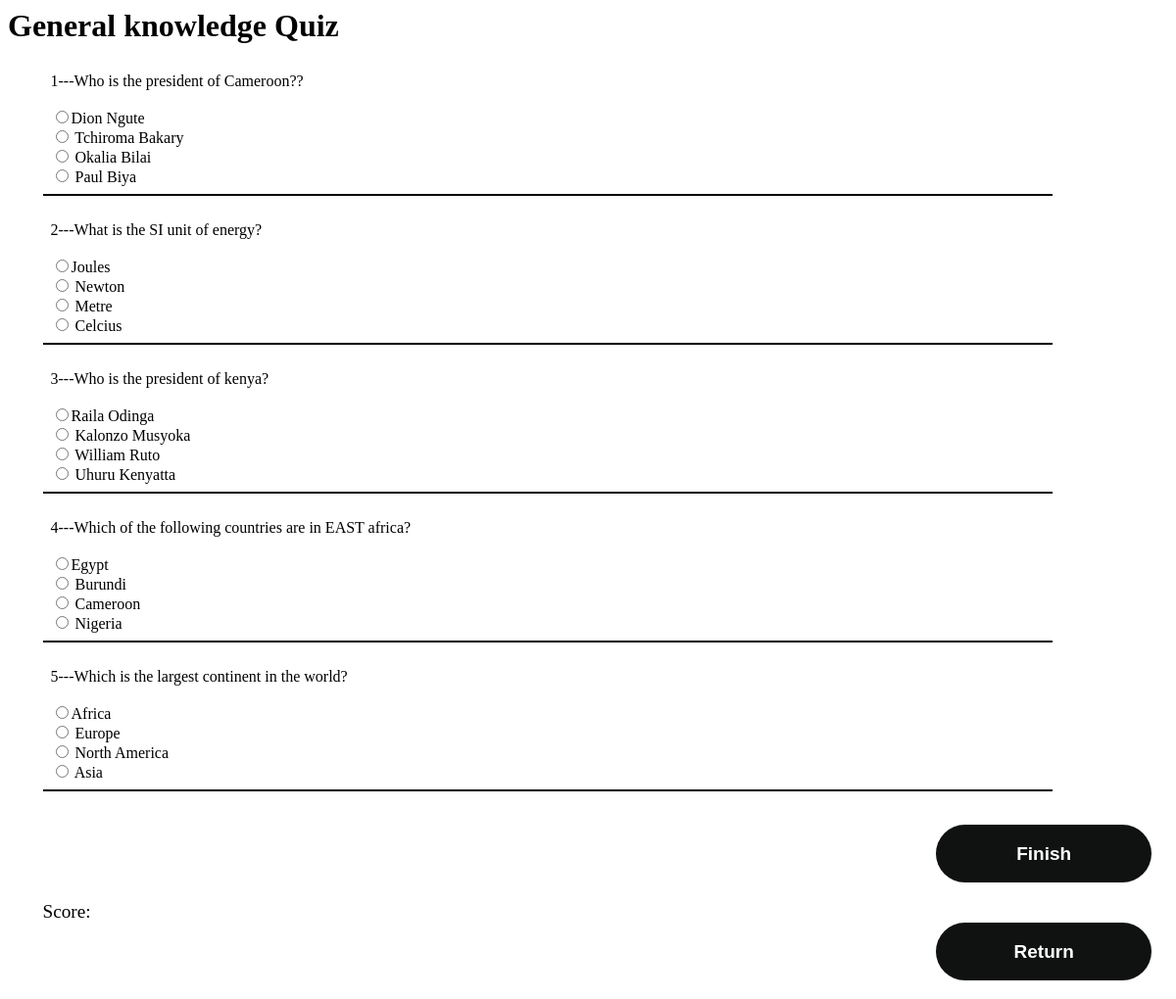
The app's page /index/ with its own data.
### quiz/models.py (models this page shows, shortened)
class Question(models.Model):
    question = models.CharField(max_length=1000)
    answer_a = models.CharField(max_length=1000)
    answer_b = models.CharField(max_length=1000)
    answer_c = models.CharField(max_length=1000)
    answer_d = models.CharField(max_length=1000)
    selected_answer = models.CharField(max_length=1000)
    correct_answer = models.CharField(max_length=1000)

### quiz/views.py (the view)
# urls.py: path('index/',  qv.index, name ='index'),
def index(request):
    question = Question.objects.all()
    total_questions= Question.objects.count()
    context = {
        'question':question,
        'total_questions':total_questions,
    }
    return render(request, 'quiz/index.html', context)

### quiz/templates/quiz/index.html (shortened to what this page needs)
{% load static %}
<html lang="en">
<head>
    <link rel="stylesheet" href="{% static 'quiz/css/styles.css' %}">
</head>
<body>
    <h1>General knowledge Quiz</h1>
    <form method="post">
        {% for quest in question %}
        <div class="names"> {{quest.id}}---{{quest.question}}?<br/>
            <br/> <input type="radio" name={{quest.id}} id="{{quest.correct_answer}}" value="{{quest.answer_a}}" onclick="myf(value,id,name)"/>{{quest.answer_a}} <br/>
            <input type="radio" name={{quest.id}} id="{{quest.correct_answer}}" value="{{quest.answer_b}}" onclick="myf(value,id,name)"/> {{quest.answer_b}} <br/>
            <input type="radio" name={{quest.id}} id="{{quest.correct_answer}}" value="{{quest.answer_c}}" onclick="myf(value,id,name)"/> {{quest.answer_c}}<br/>
            <input type="radio" name={{quest.id}} id="{{quest.correct_answer}}" value="{{quest.answer_d}}" onclick="myf(value,id,name)" /> {{quest.answer_d}} <br/>
        </div><br/>
    {% endfor %}
</form>
<button value="{{total_questions}}" onclick="finale1(value)">Finish</button>
<label >Score: <label id="myscore"></label></label>
<a id="return" href="{% url 'landing' %}"><button>Return</button></a>
</body>
</html>

### static/quiz/css/styles.css (style rules this page uses)
div { border-bottom: solid 2px black; padding: 0.5em; margin: 0 10% 0 3%; }
button { display: flex; text-align: center; justify-content: center; background-color: #007bff; color: #fff; padding: 10px 20px; border: none; border-radius: 4px; cursor: pointer; border-radius: 50px; font-size: 19px; font-weight: 700; margin-left: 80%; margin-bottom: 1em; }
a { text-decoration: none; }
label { font-size: 1.2em; margin-left: 3%; }
button { display: flex; text-align: center; justify-content: center; align-items: center; width: 220px; height: 59px; background-color: #101111; color: #fff; padding: 10px 20px; border: none; border-radius: 4px; cursor: pointer; border-radius: 50px; font-size: 19px; font-weight: 700; }
#return { width: 20%; }

### records on screen
Question: id "1", question "Who is the president of Cameroon?", answer_a "Dion Ngute", answer_b "Tchiroma Bakary", answer_c "Okalia Bilai", answer_d "Paul Biya"
Question: id "2", question "What is the SI unit of energy", answer_a "Joules", answer_b "Newton", answer_c "Metre", answer_d "Celcius"
Question: id "3", question "Who is the president of kenya", answer_a "Raila Odinga", answer_b "Kalonzo Musyoka", answer_c "William Ruto", answer_d "Uhuru Kenyatta"
Question: id "4", question "Which of the following countries are in EAST africa", answer_a "Egypt", answer_b "Burundi", answer_c "Cameroon", answer_d "Nigeria"
Question: id "5", question "Which is the largest continent in the world", answer_a "Africa", answer_b "Europe", answer_c "North America", answer_d "Asia"
